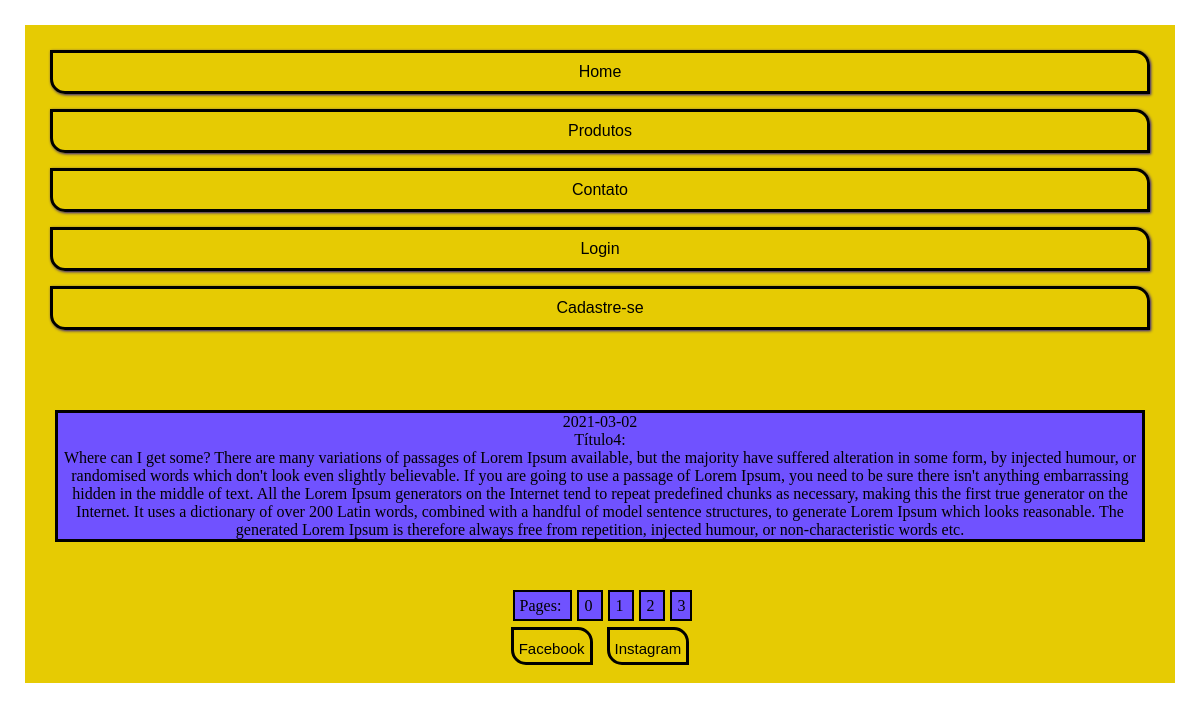
The page / on the database its author committed.
### tables this page shows
create table cadastro_do_conteudo (

    id int(5) primary key not null auto_increment,
    titulo varchar(30) not null,
    conteudo varchar(3000) not null,
    data_do_cadastro date not null

);

### Library/Thiago_AP/Database/Repository.php (called while the page is built, shortened)
<?php
    final class Repository {
        private $activeRecord;
        function __construct($class){
            $this->activeRecord = $class;
        }
        function load(Criteria $criteria, array $columns = null) {
            if($columns == null) {
                $sql = "SELECT * FROM " . constant($this->activeRecord . '::TABLENAME');
            }else {
                $sql = implode(", ", $columns);
                $sql = "SELECT $sql FROM " . constant($this->activeRecord . '::TABLENAME');
            }
            if($criteria) {
                $expression = $criteria->dump();
                $order = $criteria->getProperty('order');
                $limit = $criteria->getProperty('limit');
                $offset = $criteria->getProperty('offset');
                $group_by = $criteria->getProperty('groupby');
                if($order) {
                    $sql .= ' ORDER BY ' . $order;
                }
                if($limit) {
                    $sql .= ' LIMIT ' . $limit;
                }
            }
            if($conn = Transaction::get()) {
                $result = $conn->Query($sql);
                $results = array();
                if($result) {
                    while($row = $result->fetchObject($this->activeRecord)) {
                        $results[] = $row;
                    }
                }
                return $results;
            }else{
                throw new Exception('Não há transação ativa!!!');
            }
        }
    }
?>

### Library/Thiago_AP/Database/Criteria.php (called while the page is built, shortened)
<?php
    class Criteria {
        public function __construct() {
            $this->filters = array();
        }
        public function setProperty($property, $value) {
            if(isset($value)) {
                $this->properties[$property] = $value;
            }else {
                $this->properties[$property] = NULL;
            }
        }
        public function getProperty($property) {
            if(isset($this->properties[$property])) {
                return $this->properties[$property];
            }
        }
    }
?>

### Library/Thiago_AP/Database/Record.php (called while the page is built, shortened)
<?php
abstract class Record implements RecordInterface
{
    protected $data;
    public function __set($prop, $value)
    {
        if (method_exists($this, 'set_'.$prop))
        {
            call_user_func(array($this, 'set_'.$prop), $value);
        }
        else
        {
            if ($value === NULL)
            {
                unset($this->data[$prop]);
            }
            else
            {
                $this->data[$prop] = $value;
            }
        }
    }
    public function __get($prop)
    {
        if (method_exists($this, 'get_'.$prop))
        {
            return call_user_func(array($this, 'get_'.$prop));
        }
        else
        {
            if (isset($this->data[$prop]))
            {
                return $this->data[$prop];
            }
        }
    }
}

### Application/Control/Home.php (the view, shortened to what this page needs)
<?php
    class Home extends Page {
        protected $template;
        public function __construct() {
            try
            {
                $base_template = "Application/Templates/html/Home.html";
                $table_class_name = 'Cadastro_do_conteudo';
                $table_name = 'data_do_cadastro';
                $ordination = 'desc';
                $limit = 1;
                $pagination = new Pagination($base_template, $table_class_name, $table_name, $ordination, $limit);
                extract( $pagination->get_Pagination() );
                $criteria = new Criteria;
                $criteria->setProperty('order', 'data_do_cadastro desc');
                $criteria->setProperty('limit', $limit);
                $criteria->setProperty('offset', $offset);
                $repository = new Repository('Cadastro_do_conteudo');
                $conteudos = $repository->load($criteria);
                if(isset($conteudos)) {
                    foreach($conteudos as $conteudo) {
                        $artigo = " {$conteudo->data_do_cadastro} <br> {$conteudo->titulo}: <br> {$conteudo->conteudo}";
                        $content_template = file_get_contents('Application/Templates/html/Content.html');
                        $contents[] = str_replace("{{content}}", $artigo, $content_template);
                    }
                    $section = '';
                    foreach ($contents as $content) {
                        $section .= $content;
                    }
                    $this->template = str_replace('{{section}}', $section, $pagination_template);
                }
            } catch (Exception $e) {
                print $e->getMessage();
                Transaction::rollback();
            }
        }
        public function show() {
            echo $this->template;
        }
    }
?>

### Application/Templates/css/style.css (style rules this page uses)
* { margin: 0px; padding: 0px; }
@media (max-width: 2000px) { body { background-color: white; text-align: center; justify-content: center; } }
@media (max-width: 2000px) { header, section, footer, nav { background-color: #E6CB03; margin: 0px 25px 0px 25px; padding-bottom: 25px; } }
@media (max-width: 2000px) { header { margin-top: 25px; padding-top: 10px; } }
@media (max-width: 2000px) { nav ul li { display: block; font-family: Arial, Helvetica, sans-serif; font-size: 16px; margin: 15px 0px 0px 0px; padding: 10px 0px 10px 0px ; border: solid; border-radius: 0px 15px 0px 15px; box-shadow: 1px 1px 3px #26118C; } }
@media (max-width: 2000px) { nav ul li a { color: black; } }
@media (max-width: 2000px) { section { justify-content: center; display: flex; flex-flow: row wrap; } }
@media (max-width: 2000px) { .conteudo { background-color: #7052FF; border: solid; margin: 30px; font-size: 16px; } }
@media (max-width: 2000px) { div.page { background-color: #7052FF; margin: 0px 0px 0px 5px; display: inline; padding: 5px; border: solid 2px; } }
@media (max-width: 2000px) { footer { margin-bottom: 25px; } }
@media (max-width: 2000px) { footer ul li a { font-family: Arial, Helvetica, sans-serif; font-size: 15px; margin: 10px 5px 10px 5px; padding: 10px 5px 5px 5px ; border: solid; border-radius: 0px 15px 0px 15px; } }
@media (max-width: 2000px) { a { text-decoration: none; color: black; } }
@media (max-width: 2000px) { ul li { list-style: none; display: inline-block; } }

### rows shown on the page
cadastro_do_conteudo: data_do_cadastro "2021-03-02", titulo "Título4", conteudo "Where can I get some? There are many variations of passages of Lorem Ipsum available, but the majority have suffered alteration in some form, by injected humour, or randomised words which don't look even slightly believable. If you are going to use a passage of Lorem Ipsum, you need to be sure there isn't anything embarrassing hidden in the middle of text. All the Lorem Ipsum generators on the Internet tend to repeat predefined chunks as necessary, making this the first true generator on the Internet. It uses a dictionary of over 200 Latin words, combined with a handful of model sentence structures, to generate Lorem Ipsum which looks reasonable. The generated Lorem Ipsum is therefore…"

### other values the page prints
$this->template "Home Produtos Contato Login Cadastre-se Pages: 0 1 2 3 Facebook Instagram"
